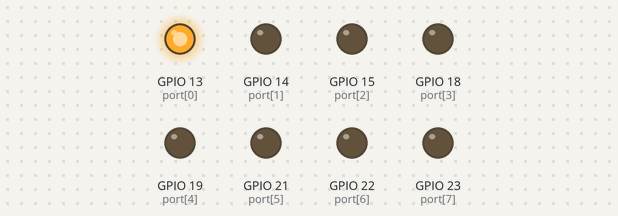
The sketch below on a simulated ESP32. Shown: output pins drawn as LEDs (lit = HIGH). What the sketch prints to the serial monitor is not drawn.

Above: at 1.0 s.
At 3.0 s:
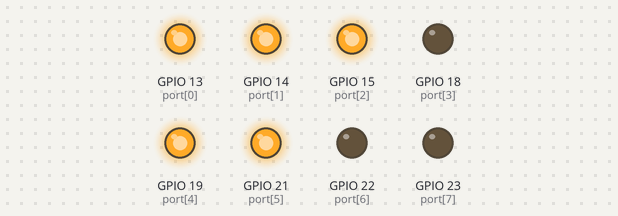
At 5.0 s:
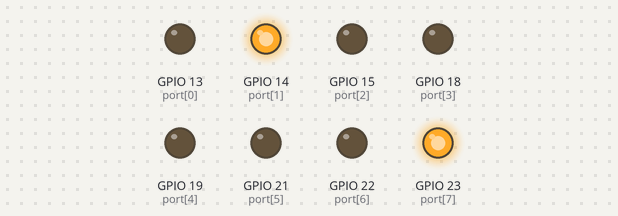
Timing chart, 0 to 7.8 s (numbered marks = the images above):
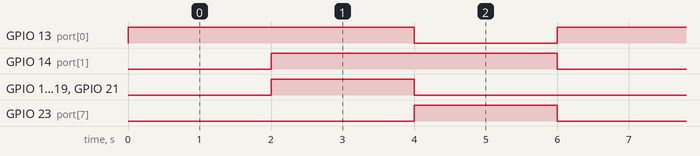

Measured:
- by itself, GPIO 13 (port[0]), GPIO 14 (port[1]): alternates HIGH for 4.0 s and LOW for 2.0 s
- by itself, GPIO 15 (port[2]), GPIO 19 (port[4]), GPIO 21 (port[5]), GPIO 23 (port[7]): alternates HIGH for 2.0 s and LOW for 4.0 s
- by itself, everything shown: repeats every 6.0 s, in 3 steps

The sketch:

7seg-led-run.ino
```cpp
int port[8]={13, 14, 15, 18, 19, 21, 22, 23};
int digit0[8]={1,0,0,0,0,0,0,0};
int digit1[8]={1,1,1,0,1,1,0,0};
int digit2[8]={0,1,0,0,0,0,0,1};

void setup() {
  Serial.begin(115200);
  for(int i=0; i<8; i++) {
    Serial.printf("%d %d\n", i, port[i]);
    pinMode(port[i], OUTPUT);
  }
  for(int i=0; i<8; i++) {
    digitalWrite(port[i], 1);
  }
}

void loop() {
  for(int i=0; i<8; i++) digitalWrite(port[i], digit0[i]);
  delay(2000);
  for(int i=0; i<8; i++) digitalWrite(port[i], digit1[i]);
  delay(2000);
  for(int i=0; i<8; i++) digitalWrite(port[i], digit2[i]);
  delay(2000);
}
```
